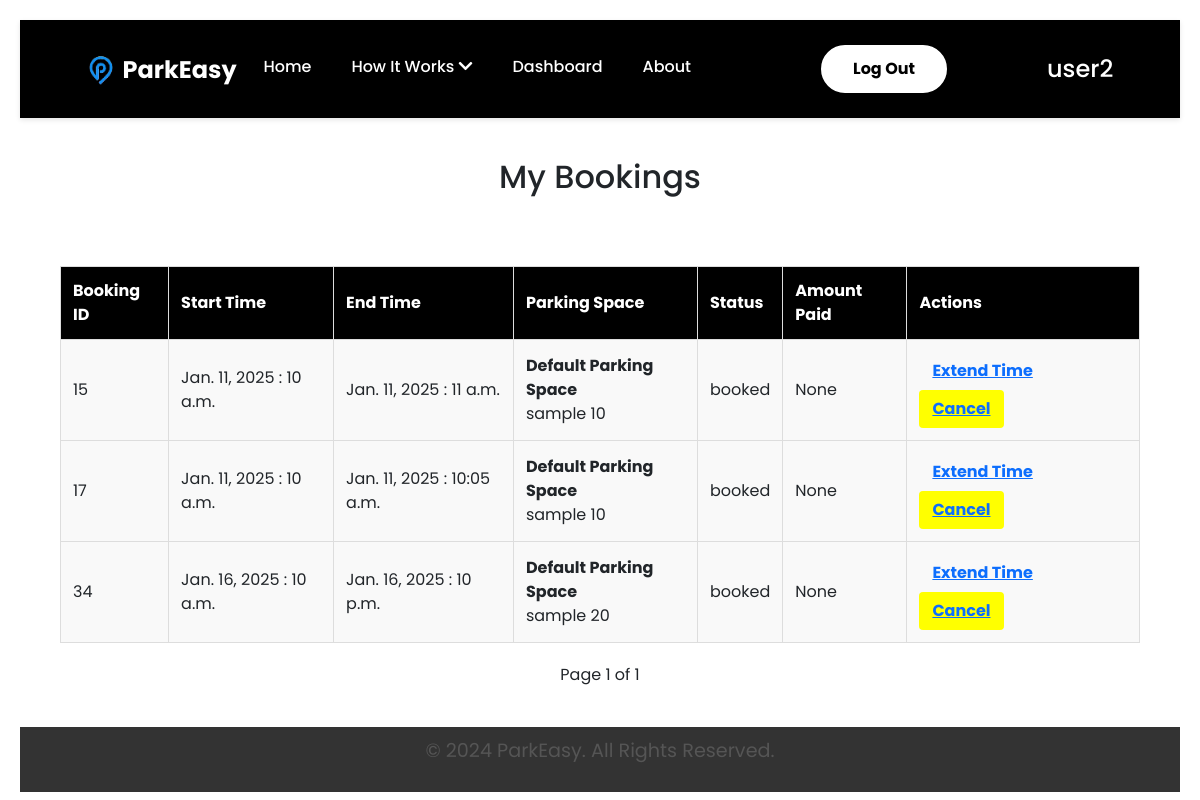
The app's page /parkeasy/my-bookings/ (signed in), older data.
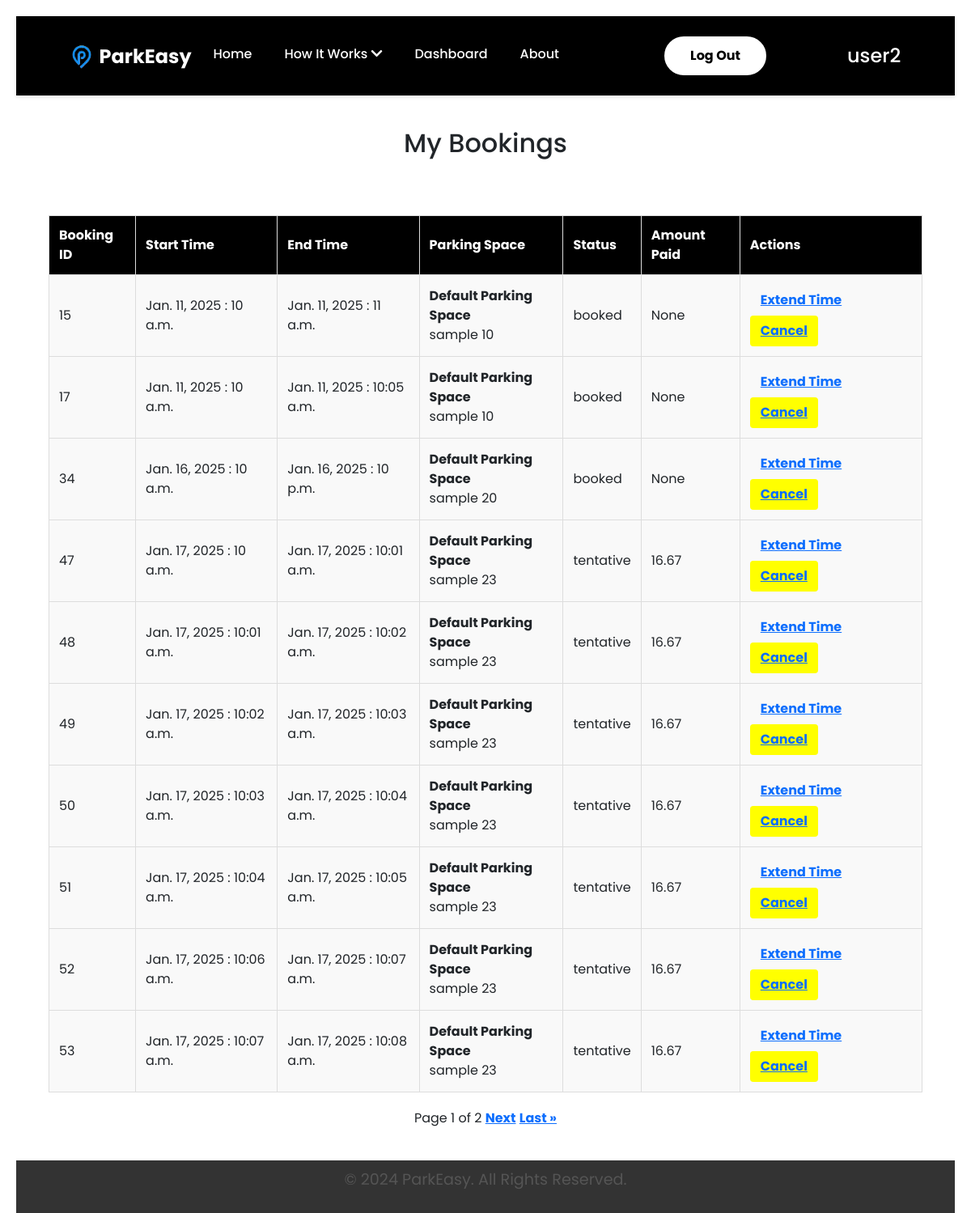
The same page, newer data.
### ParkEasyApp/models.py (models this page shows, shortened)
class Booking(models.Model):
    user = models.ForeignKey(ParkEasyUser, on_delete=models.CASCADE, related_name="bookings")
    parking_space = models.ForeignKey(ParkingSpace, on_delete=models.CASCADE)
    booking_time = models.DateTimeField(auto_now_add=True)  # Auto-set to the time of booking
    start_date = models.DateField(default=timezone.now)  # Dynamically use current date
    start_time = models.TimeField()
    end_date = models.DateField(default=timezone.now)  # Dynamically use current date
    end_time = models.TimeField()
    duration = models.DurationField()
    price_paid = models.DecimalField(max_digits=10, decimal_places=2, null=True, blank=True)
    payment_method = models.CharField(max_length=255, null=True, blank=True)
    host = models.ForeignKey('ParkEasyUser', related_name='host_earnings', on_delete=models.CASCADE,null=True)
    status = models.CharField(
        max_length=20,
        choices=[('booked', 'Booked'), ('completed', 'Completed'), ('cancelled', 'Cancelled')],
        default='booked'
    )
    time_extension = models.DurationField(null=True, blank=True)  # Optional additional booking time
    grace_period = models.DurationField(null=True, blank=True)  # Grace period for delays
    class Meta:
        indexes = [
            models.Index(fields=['user', 'parking_space', 'status']),
        ]
        unique_together = ('parking_space', 'start_time', 'end_time'),

class ParkingSpace(models.Model):
    name = models.CharField(max_length=255)
    host = models.ForeignKey(ParkEasyUser, on_delete=models.CASCADE, related_name="parking_spaces")
    location = models.CharField(max_length=255)
    price_per_hour = models.DecimalField(max_digits=10, decimal_places=2)
    availability = models.BooleanField(default=True)
    amenities = models.TextField(blank=True, null=True)
    rating = models.DecimalField(max_digits=3, decimal_places=2, default=0.0)
    created_at = models.DateTimeField(auto_now_add=True)
    latitude = models.FloatField(null=True, blank=True)
    longitude = models.FloatField(null=True, blank=True)
    image = models.ImageField(upload_to="parking_images/", null=True, blank=True)  # Image field
    class Meta:
        indexes = [
            models.Index(fields=['host', 'location']),
        ]

### ParkEasyApp/views.py (the view)
# urls.py: path('my-bookings/', views.my_bookings_view, name='my_bookings'),
@login_required
def my_bookings_view(request):
    bookings = Booking.objects.filter(user=request.user.parkeasyuser)
    paginator = Paginator(bookings, 10)
    page_number = request.GET.get('page')
    page_obj = paginator.get_page(page_number)
    return render(request, 'booking/my_bookings.html', {'page_obj': page_obj})

### templates/booking/my_bookings.html (shortened to what this page needs)
{% extends "base.html" %}
{% block content %}
    <h2>My Bookings</h2>
    {% if page_obj and page_obj.object_list %}
        <table class="bookings-table">
            <thead>
                <tr>
                    <th>Booking ID</th>
                    <th>Start Time</th>
                    <th>End Time</th>
                    <th>Parking Space</th>
                    <th>Status</th>
                    <th>Amount Paid</th>
                    <th>Actions</th>
                </tr>
            </thead>
            <tbody>
                {% for booking in page_obj %}
                    <tr class="booking-row">
                        <td>{{ booking.id }}</td>
                        <td>{{ booking.start_date }} : {{ booking.start_time }}</td>
                        <td>{{ booking.end_date }} : {{ booking.end_time }}</td>
                        <td>
                            <strong>{{ booking.parking_space.name }}</strong><br>
                            {{ booking.parking_space.location }}
                        </td>
                        <td class="{% if booking.status == 'cancelled' %}cancelled-status{% endif %}">
                            {% if booking.status != 'cancelled' %}
                                {{ booking.status }}
                            {% else %}
                                <span class="cancelled-text">Cancelled</span>
                            {% endif %}
                        </td>
                        <td>{{ booking.price_paid }}</td>
                        <td>
                            {% if booking.status != 'cancelled' %}
                                <button class="btn"><a href="">Extend Time</a></button>
                                <button class="btn" style="background-color: yellow;">
                                    <a href="{% url 'cancel_booking' booking.id %}">Cancel</a>
                                </button>
                            {% endif %}
                        </td>
                    </tr>
                {% endfor %}
            </tbody>
        </table>
        <div class="pagination-links">
            <span>Page {{ page_obj.number }} of {{ page_obj.paginator.num_pages }}</span>
            {% if page_obj.has_next %}
                <a href="?page={{ page_obj.next_page_number }}">Next</a>
                <a href="?page={{ page_obj.paginator.num_pages }}">Last &raquo;</a>
            {% endif %}
        </div>
    {% else %}
        <p>No bookings found.</p>
    {% endif %}
{% endblock %}

### templates/base.html (shortened to what this page needs)
<!DOCTYPE html>
<html lang="en">
{% load static %}
<head>
    <link rel="stylesheet" href="{% static 'css/home_style.css' %}">
    <link rel="stylesheet" href="{% static 'css/base_style.css' %}">
    <link rel="stylesheet" href="{% static 'css/login.css' %}">
    <link rel="stylesheet" href="{% static 'css/about.css' %}">
    <link rel="stylesheet" href="{% static 'css/add_parking_style.css' %}">
    <link rel="stylesheet" href="{% static 'css/parking_space_list.css' %}">
    <link rel="stylesheet" href="{% static 'css/parking_space_detail.css' %}">
    <link rel="stylesheet" href="{% static 'css/my_listed_parking_spaces.css' %}">
    <link rel="stylesheet" href="{% static 'css/help_support.css' %}">
    <link rel="stylesheet" href="{% static 'css/terms_conditions.css' %}">
    <link rel="stylesheet" href="{% static 'css/my_bookings.css' %}">
    <link rel="stylesheet" href="{% static 'css/create_booking.css' %}">
    <link href="https://cdnjs.cloudflare.com/ajax/libs/font-awesome/5.15.4/css/all.min.css" rel="stylesheet">
    <link href="https://cdn.jsdelivr.net/npm/bootstrap@5.3.3/dist/css/bootstrap.min.css" rel="stylesheet"
>
    <link rel="stylesheet" href="https://unpkg.com/leaflet@1.9.4/dist/leaflet.css" />
    <link href="https://cdn.jsdelivr.net/npm/bootstrap@5.1.0/dist/css/bootstrap.min.css" rel="stylesheet">
</head>
<body>
    <header>
        <div class="logo">
            <a href="{% url 'home' %}">
                <img src="{% static 'img/P1 logoo.png' %}" alt="Placeholder Logo">
                <span class="logo-text">ParkEasy</span>
            </a>
        </div>
        <nav>
            <ul class="menu">
                <li><a href="{% url 'home' %}">Home</a></li>
                <li class="dropdown">
                    <a href="#" id="how-it-works">How It Works <i class="fas fa-chevron-down"></i></a>
                </li>
                <li><a href="{% url 'dashboard' %}">Dashboard</a></li>
                <li><a href="{% url 'about' %}">About</a></li>
                <li>
                    {% if user.is_authenticated %}
                    <a href="{% url 'logout' %}" id="login_button">Log Out</a>
                    {% else %}
                    <a href="{% url 'login' %}" id="login_button">Log In</a>
                    <a href="{% url 'register' %}" id="signup_button">Sign Up</a>
                    {% endif %}
                </li>
                <li style="margin-left:100px ;">
                    <h4>{{ request.user.username }}</h4>
                </li>
            </ul>
        </nav>
    </header>
    <div class="wrapper" style=" min-height: 500px; ">
        <main>
            {% block content %}{% endblock %}
        </main>
    </div>
    <footer>
        <p>&copy; 2024 ParkEasy. All Rights Reserved.</p>
    </footer>
</body>
</html>

### static/css/home_style.css (style rules this page uses)
main { padding: 40px; font-family: 'Poppins', sans-serif; }
header { background-color: black; color: white; padding: 15px 50px; display: flex; justify-content: space-between; align-items: center; box-shadow: 0 2px 5px rgba(0, 0, 0, 0.1); position: sticky; top: 0; z-index: 10; }
header .logo { display: flex; align-items: center; }
header .logo img { height: 50px; max-width: 100%; display: block; float: left; }
header .logo-text { float: left; text-decoration: none; margin-left: -10px; margin-top: 8px; font-size: 24px; color: white; font-weight: bold; }
header nav { display: flex; align-items: center; flex-grow: 1; justify-content: center; margin-top: 10px; box-sizing: border-box; }
header nav ul { display: flex; list-style: none; margin: 0; padding: 0; }
header nav ul li { margin-left: 20px; position: relative; margin-top: 10px; }
header nav ul li:first-child { margin-left: 0; }
header nav ul li a { color: white; text-decoration: none; font-weight: 500; padding: 5px 10px; border-radius: 4px; transition: background-color 0.3s, color 0.3s; }
header nav ul li.dropdown .fas { display: inline-block; transition: transform 0.3s ease; }
#login_button { background-color: white; color: #000; padding: 10px 30px; border-radius: 50px; font-weight: bold; border: 2px solid #fff; display: inline-flex; justify-content: center; align-items: center; cursor: pointer; margin-left: 100px; margin-top: -10px; }
footer { background-color: black; color: white; text-align: center; padding: 10px; margin-top: 40px; }

### static/css/base_style.css (style rules this page uses)
* { font-family: 'Poppins', sans-serif; margin: 0; padding: 0; box-sizing: border-box; }
body { font-family: 'Poppins', sans-serif; margin: 0; padding: 0; overflow-x: hidden; line-height: 1.6; display: flex; flex-direction: column; min-height: 400px; }
.wrapper { flex: 1; display: flex; flex-direction: column; }
header { width: 100%; background-color: black; color: white; padding: 15px 50px; display: flex; justify-content: space-between; align-items: center; box-shadow: 0 2px 5px rgba(0, 0, 0, 0.1); position: sticky; top: 0; z-index: 10; }
header .logo { display: flex; align-items: center; }
header .logo img { height: 50px; max-width: 100%; display: block; float: left; }
header .logo-text { float: left; text-decoration: none; margin-left: -10px; margin-top: 8px; font-size: 24px; color: white; font-weight: bold; }
header nav { display: flex; align-items: center; flex-grow: 1; justify-content: center; margin-top: 10px; box-sizing: border-box; }
header nav ul { display: flex; list-style: none; margin: 0; padding: 0; }
header nav ul li { margin-left: 20px; position: relative; margin-top: 10px; }
header nav ul li:first-child { margin-left: 0; }
header nav ul li a { color: white; text-decoration: none; font-weight: 500; padding: 5px 10px; border-radius: 4px; transition: background-color 0.3s, color 0.3s; }
header nav ul li.dropdown .fas { display: inline-block; transition: transform 0.3s ease; }
#login_button { background-color: white; color: #000; padding: 10px 30px; border-radius: 50px; font-weight: bold; border: 2px solid #fff; display: inline-flex; justify-content: center; align-items: center; cursor: pointer; margin-left: 100px; margin-top: -10px; }
footer { background-color: #333; color: rgba(255, 255, 255, 0.826); text-align: center; padding: 10px; margin-top: auto; width: 100%; }

### static/css/add_parking_style.css (style rules this page uses)
* { font-family: 'Poppins', sans-serif; margin: 0; padding: 0; box-sizing: border-box; }
body { font-family: 'Poppins', sans-serif; background-color: #f4f4f4; justify-content: center; align-items: center; height: 100vh; margin: 0; }
h2 { color: black; font-size: 28px; margin-bottom: 20px; text-align: center; }

### static/css/parking_space_list.css (style rules this page uses)
* { margin: 0; padding: 0; box-sizing: border-box; }
body { font-family: 'Poppins', sans-serif; line-height: 1.6; background-color: #f4f4f4; padding: 20px; display: flex; flex-direction: column; min-height: 100vh; }

### static/css/parking_space_detail.css (style rules this page uses)
* { margin: 0; padding: 0; box-sizing: border-box; }
body { font-family: 'Poppins', sans-serif; line-height: 1.6; background-color: #f4f4f4; display: flex; flex-direction: column; min-height: 100vh; }
h2 { text-align: center; font-size: 2rem; color: #333; margin-bottom: 70px !important; }
.btn { display: inline-block; padding: 10px 20px; font-size: 1rem; border-radius: 4px; text-decoration: none; text-align: center; margin-right: 10px; cursor: pointer; transition: background-color 0.3s ease; }

### static/css/terms_conditions.css (style rules this page uses)
ul { list-style-type: disc; margin-left: 20px; }
ul li { margin-bottom: 10px; }

Row changes from the older to the newer data that the page shows:
added Booking: id "47", start_date "Jan. 17, 2025", start_time "10 a.m.", end_date "Jan. 17, 2025", end_time "10:01 a.m.", parking_space.name "Default Parking Space", parking_space.location "sample 23", status "tentative", price_paid "16.67", shows "Extend Time"
added Booking: id "48", start_date "Jan. 17, 2025", start_time "10:01 a.m.", end_date "Jan. 17, 2025", end_time "10:02 a.m.", parking_space.name "Default Parking Space", parking_space.location "sample 23", status "tentative", price_paid "16.67", shows "Extend Time"
added Booking: id "49", start_date "Jan. 17, 2025", start_time "10:02 a.m.", end_date "Jan. 17, 2025", end_time "10:03 a.m.", parking_space.name "Default Parking Space", parking_space.location "sample 23", status "tentative", price_paid "16.67", shows "Extend Time"
added Booking: id "50", start_date "Jan. 17, 2025", start_time "10:03 a.m.", end_date "Jan. 17, 2025", end_time "10:04 a.m.", parking_space.name "Default Parking Space", parking_space.location "sample 23", status "tentative", price_paid "16.67", shows "Extend Time"
added Booking: id "51", start_date "Jan. 17, 2025", start_time "10:04 a.m.", end_date "Jan. 17, 2025", end_time "10:05 a.m.", parking_space.name "Default Parking Space", parking_space.location "sample 23", status "tentative", price_paid "16.67", shows "Extend Time"
added Booking: id "52", start_date "Jan. 17, 2025", start_time "10:06 a.m.", end_date "Jan. 17, 2025", end_time "10:07 a.m.", parking_space.name "Default Parking Space", parking_space.location "sample 23", status "tentative", price_paid "16.67", shows "Extend Time"
added Booking: id "53", start_date "Jan. 17, 2025", start_time "10:07 a.m.", end_date "Jan. 17, 2025", end_time "10:08 a.m.", parking_space.name "Default Parking Space", parking_space.location "sample 23", status "tentative", price_paid "16.67", shows "Extend Time"
Text that changed along with them:
{{ page_obj.paginator.num_pages }}: "1" → "2"
text now shown: "Next Last »"
